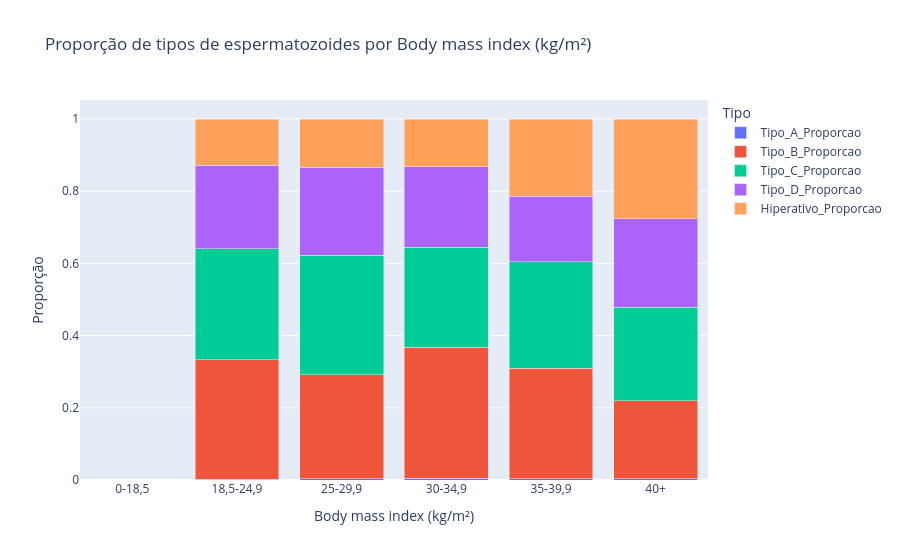

Source (notebook cell):
### Code cell
import pandas as pd
import plotly.express as px

# Carregar os dados
df = pd.read_csv('df_grouped.csv')

# Verificar se o nome da coluna está correto (se necessário, ajuste o nome da coluna)
df.columns  # Verifique os nomes das colunas para garantir que 'DNA fragmentation index, DFI (%)' está correto

# Definir as faixas de FSH
bins = [0, 18.5, 25, 30, 35, 40, float('inf')]
labels = ['0-18,5', '18,5-24,9', '25-29,9', '30-34,9', '35-39,9', '40+']
df['FSH_Group'] = pd.cut(df['Body mass index (kg/m²)'], bins=bins, labels=labels, right=False)

# Somar os tipos de espermatozoides por faixa de FSH
df_fsh_group = df.groupby('FSH_Group')[['Tipo_A', 'Tipo_B', 'Tipo_C', 'Tipo_D', 'Hiperativo']].sum().reset_index()

# Calcular o total de espermatozoides por faixa de FSH
df_fsh_group['Total'] = df_fsh_group[['Tipo_A', 'Tipo_B', 'Tipo_C', 'Tipo_D', 'Hiperativo']].sum(axis=1)

# Calcular a proporção de cada tipo
for col in ['Tipo_A', 'Tipo_B', 'Tipo_C', 'Tipo_D', 'Hiperativo']:
    df_fsh_group[f'{col}_Proporcao'] = df_fsh_group[col] / df_fsh_group['Total']

# Selecionar apenas as colunas de proporção para o gráfico
df_proporcao = df_fsh_group[['FSH_Group', 'Tipo_A_Proporcao', 'Tipo_B_Proporcao', 'Tipo_C_Proporcao', 'Tipo_D_Proporcao', 'Hiperativo_Proporcao']]

# Criar o gráfico de barras empilhadas com proporções
fig = px.bar(df_proporcao, 
             x='FSH_Group', 
             y=['Tipo_A_Proporcao', 'Tipo_B_Proporcao', 'Tipo_C_Proporcao', 'Tipo_D_Proporcao', 'Hiperativo_Proporcao'], 
             title="Proporção de tipos de espermatozoides por Body mass index (kg/m²)",
             labels={"FSH_Group": "Body mass index (kg/m²)", "value": "Proporção", "variable": "Tipo"},
             barmode='stack')

# Mostrar o gráfico
fig.show()

### Figure 1 — Plotly figure (JSON) as saved in the notebook; plotly's stock layout.template omitted (floating-point values rounded to 4 significant figures)
{"data": [{"alignmentgroup": "True", "hovertemplate": "Tipo=Tipo_A_Proporcao<br>Body mass index (kg/m²)=%{x}<br>Proporção=%{y}<extra></extra>", "legendgroup": "Tipo_A_Proporcao", "marker": {"color": "#636efa", "pattern": {"shape": ""}}, "name": "Tipo_A_Proporcao", "offsetgroup": "Tipo_A_Proporcao", "orientation": "v", "showlegend": true, "textposition": "auto", "type": "bar", "x": ["0-18,5", "18,5-24,9", "25-29,9", "30-34,9", "35-39,9", "40+"], "xaxis": "x", "y": [null, 0.002726, 0.002864, 0.004183, 0.003724, 0.003224], "yaxis": "y"}, {"alignmentgroup": "True", "hovertemplate": "Tipo=Tipo_B_Proporcao<br>Body mass index (kg/m²)=%{x}<br>Proporção=%{y}<extra></extra>", "legendgroup": "Tipo_B_Proporcao", "marker": {"color": "#EF553B", "pattern": {"shape": ""}}, "name": "Tipo_B_Proporcao", "offsetgroup": "Tipo_B_Proporcao", "orientation": "v", "showlegend": true, "textposition": "auto", "type": "bar", "x": ["0-18,5", "18,5-24,9", "25-29,9", "30-34,9", "35-39,9", "40+"], "xaxis": "x", "y": [null, 0.3307, 0.2886, 0.364, 0.3054, 0.217], "yaxis": "y"}, {"alignmentgroup": "True", "hovertemplate": "Tipo=Tipo_C_Proporcao<br>Body mass index (kg/m²)=%{x}<br>Proporção=%{y}<extra></extra>", "legendgroup": "Tipo_C_Proporcao", "marker": {"color": "#00cc96", "pattern": {"shape": ""}}, "name": "Tipo_C_Proporcao", "offsetgroup": "Tipo_C_Proporcao", "orientation": "v", "showlegend": true, "textposition": "auto", "type": "bar", "x": ["0-18,5", "18,5-24,9", "25-29,9", "30-34,9", "35-39,9", "40+"], "xaxis": "x", "y": [null, 0.3067, 0.3311, 0.2767, 0.2961, 0.2584], "yaxis": "y"}, {"alignmentgroup": "True", "hovertemplate": "Tipo=Tipo_D_Proporcao<br>Body mass index (kg/m²)=%{x}<br>Proporção=%{y}<extra></extra>", "legendgroup": "Tipo_D_Proporcao", "marker": {"color": "#ab63fa", "pattern": {"shape": ""}}, "name": "Tipo_D_Proporcao", "offsetgroup": "Tipo_D_Proporcao", "orientation": "v", "showlegend": true, "textposition": "auto", "type": "bar", "x": ["0-18,5", "18,5-24,9", "25-29,9", "30-34,9", "35-39,9", "40+"], "xaxis": "x", "y": [null, 0.2316, 0.2436, 0.2232, 0.1806, 0.2455], "yaxis": "y"}, {"alignmentgroup": "True", "hovertemplate": "Tipo=Hiperativo_Proporcao<br>Body mass index (kg/m²)=%{x}<br>Proporção=%{y}<extra></extra>", "legendgroup": "Hiperativo_Proporcao", "marker": {"color": "#FFA15A", "pattern": {"shape": ""}}, "name": "Hiperativo_Proporcao", "offsetgroup": "Hiperativo_Proporcao", "orientation": "v", "showlegend": true, "textposition": "auto", "type": "bar", "x": ["0-18,5", "18,5-24,9", "25-29,9", "30-34,9", "35-39,9", "40+"], "xaxis": "x", "y": [null, 0.1283, 0.1339, 0.132, 0.2142, 0.2759], "yaxis": "y"}], "layout": {"barmode": "stack", "legend": {"title": {"text": "Tipo"}, "tracegroupgap": 0}, "title": {"text": "Proporção de tipos de espermatozoides por Body mass index (kg/m²)"}, "xaxis": {"anchor": "y", "domain": [0, 1], "title": {"text": "Body mass index (kg/m²)"}}, "yaxis": {"anchor": "x", "domain": [0, 1], "title": {"text": "Proporção"}}}}
